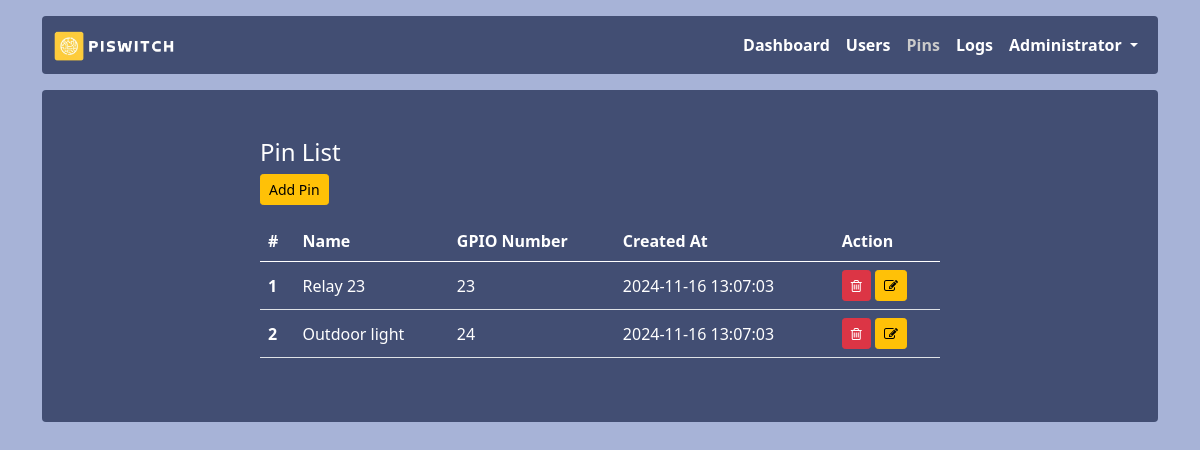
The page /pins (signed in) on the database its author committed.
### app.py (models this page shows, shortened)
class Pins(db.Model):
    id = db.Column(db.Integer, primary_key = True)
    gpio = db.Column(db.Integer)
    name = db.Column(db.String(255))
    created_at = db.Column(db.DateTime, default=datetime.utcnow())

### app.py (the view)
@app.route('/pins')
@login_required
@check_admin
def pins():
    pins = Pins.query.all()
    return render_template('pins/pins.html', pins=pins)

### app.py (called while the page is built)
def login_required(f):
    @wraps(f)
    def decorated_function(*args, **kwargs):
        if session.get("user_id") is None:
            return redirect("/login")
        return f(*args, **kwargs)
    return decorated_function

def check_admin(f):
    @wraps(f)
    def decorated_function(*args, **kwargs):
        if session.get("role") != 'admin':
            return redirect("/")
        return f(*args, **kwargs)
    return decorated_function

### templates/pins/pins.html (shortened to what this page needs)
{% extends 'layout.html' %}
{% block content %}
<h4>Pin List</h4>
<a href="{{ url_for('add_pin') }}" class="btn btn-warning btn-sm">Add Pin</a>
<table class="table mt-3">
    <thead>
        <tr>
            <th scope="col">#</th>
            <th scope="col">Name</th>
            <th scope="col">GPIO Number</th>
            <th scope="col">Created At</th>
            <th scope="col">Action</th>
        </tr>
    </thead>
    <tbody>
        {% for pin in pins %}
            <tr>
                <th scope="row">{{ pin.id}}</th>
                <td>{{ pin.name }}</td>
                <td>{{ pin.gpio }}</td>
                <td>{{ pin.created_at.strftime("%Y-%m-%d %H:%M:%S") }}</td>
                <td>
                    <button type="button" id="{{pin.id}}" onclick="getId(this)" class="btn btn-sm btn-danger del-btn" data-bs-toggle="modal" data-bs-target="#delete-pin">
                        <i class="fa fa-trash-o" aria-hidden="true"></i>
                    </button>
                    <a href="{{ url_for('edit_pin', id=pin.id) }}" class="btn btn-sm btn-warning">
                        <i class="fa fa-edit" aria-hidden="true"></i>
                    </a>
                </td>
            </tr>
        {% endfor %}
    </tbody>
</table>
{% endblock %}

### static/css/style.css (style rules this page uses)
body { background-color: #a7b3d7; color: #fff !important; }
.table { color: #fff !important; }
.table>tbody>tr>th, .table>tbody>tr>td { vertical-align: middle; }

### rows shown on the page
Pins: id "1", name "Relay 23", gpio "23", created_at "2024-11-16 13:07:03"
Pins: id "2", name "Outdoor light", gpio "24", created_at "2024-11-16 13:07:03"

### other values the page prints
{{ session.name }} "Administrator"
